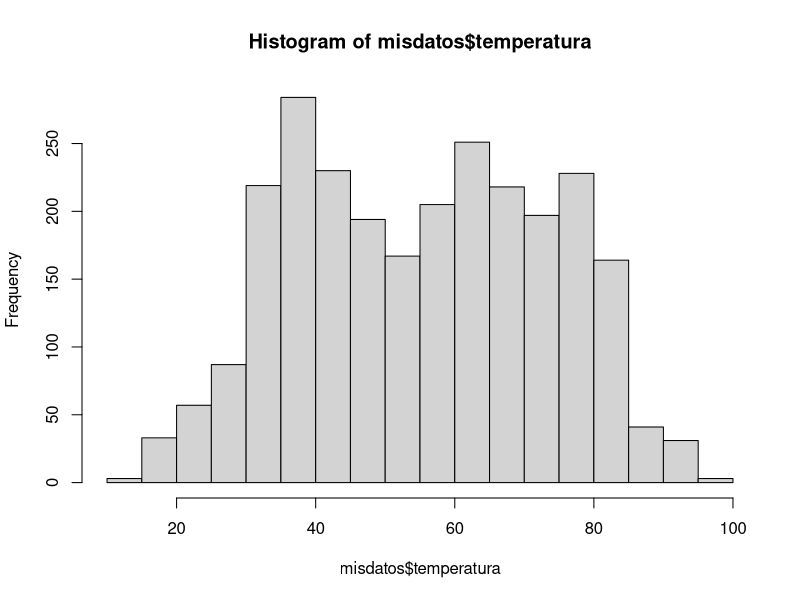
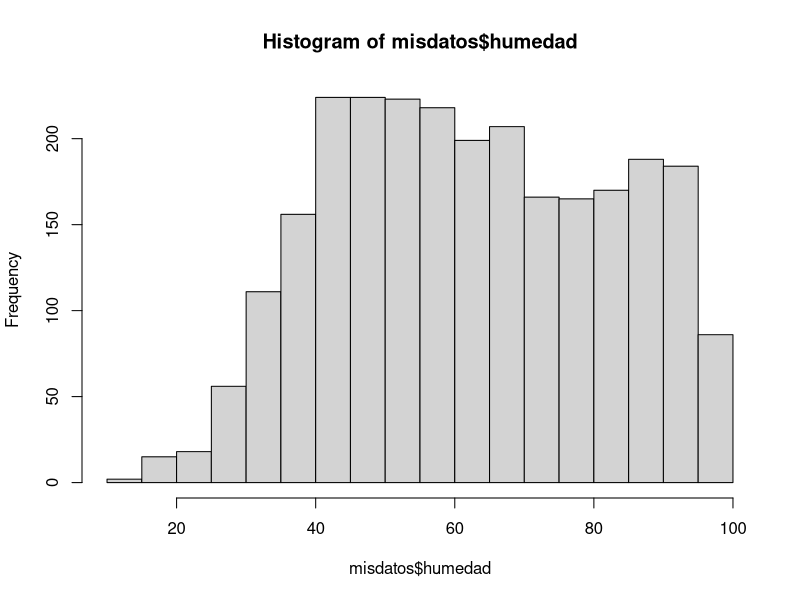
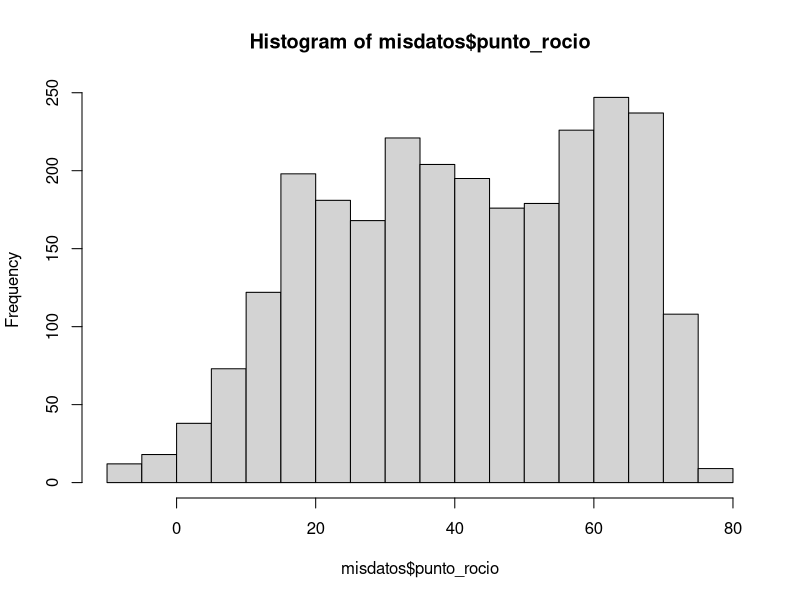
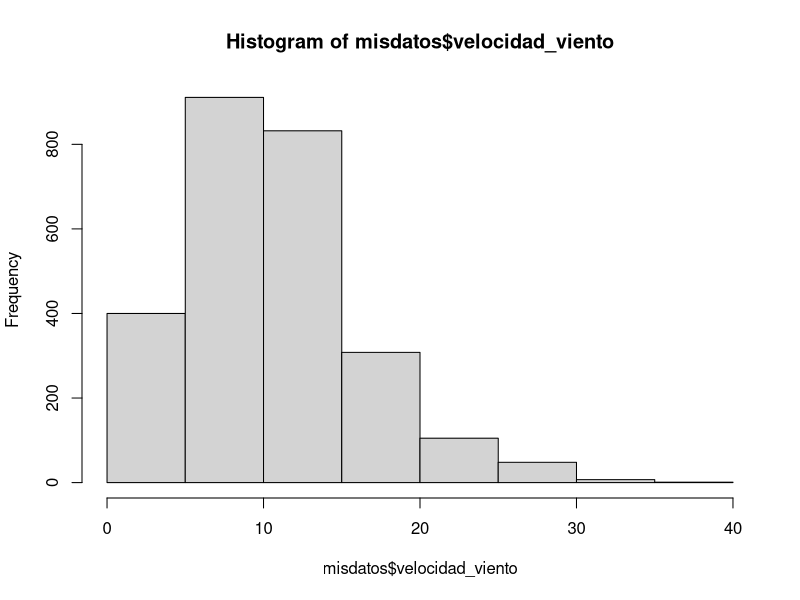

Write the R code that produced these figures, in order.
# nombre del archivo a mandar por correo:
# nombre_apellido_inferencia_profesor.R
# ejemplo:
# juan_perez_estadistica_mayer.R

# No olvide ejecutar las líneas 6 y 11 antes de empezar el resto del trabajo
library(readxl)


# 1. Use la función read_excel para cargar los datos que se encuentran en el archivo excel datos_ie.xlsx
misdatos <- read_excel("datos_ie.xlsx")





# 2. Para la variable "velocidad_viento", que es una de las columnas de los datos 
# que acaba de cargar, encuentre lo siguiente usando la función quantile:
# 2.1 el cuantil 0.025 (2 pto)
# 2.2 la mediana (2 pto)
# 2.3 el cuantil 0.975 (2 pto)
# Nota la función quantile es la que calcula cuantiles de un vector. Por ejemplo si el vector se llama x y
# queremos calcular el cuantil 37 escribiremos en R quantile(x, 0.37)
quantile(misdatos$velocidad_viento, 0.025)
quantile(misdatos$velocidad_viento, 0.5)
quantile(misdatos$velocidad_viento, 0.975)

# 3. Para la variable "temperatura" compute lo siguiente
# 3.1 la media (2 pto)
# 3.2 la desviación estandar    (2 pto)
# 3.3 la cantidad de observaciones (n)   (2 pto)
# 3.4 la desviación estandar, dividida por la raíz de n  (2 pto)
mean(misdatos$temperatura)
sd(misdatos$temperatura)  
length(misdatos$temperatura)
ds <- sd(misdatos$temperatura)
n <- length(misdatos$temperatura)
ds/sqrt(n)
# 4. Grafique los histogramas de estas cuatro variables: temperatura, humedad,
# punto_rocio y velocidad_viento. Puede usar cualquier función y paquete de R (4 pts)
hist(misdatos$temperatura)
hist(misdatos$humedad)
hist(misdatos$punto_rocio)
hist(misdatos$velocidad_viento)

# 5. Use el comando pnorm, para encontrar la probabilidad de que una variable aleatoria normal
# estándard esté entre -1 y 1.2, es decir, encontrar P(-1 <= z <= 1.2)
# Nota, el comando pnorm asume por defecto que nuestra normal es estándar. (2 pto)
a <- pnorm(-1, lower.tail = TRUE)
b <- pnorm(1.2, lower.tail = TRUE)
z <- b-a
z
